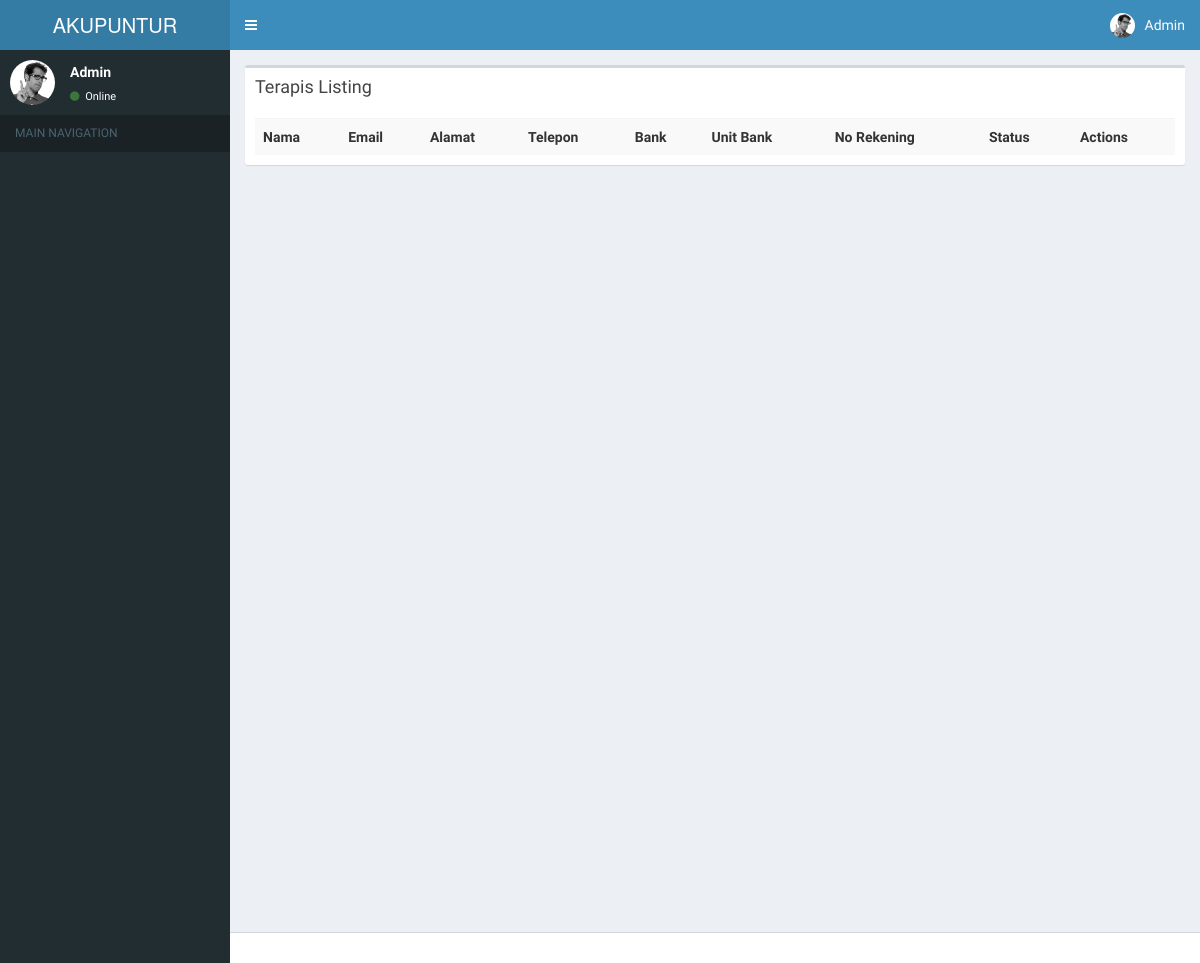
/index.php/terapi (signed in), run on an earlier commit of the app's database.
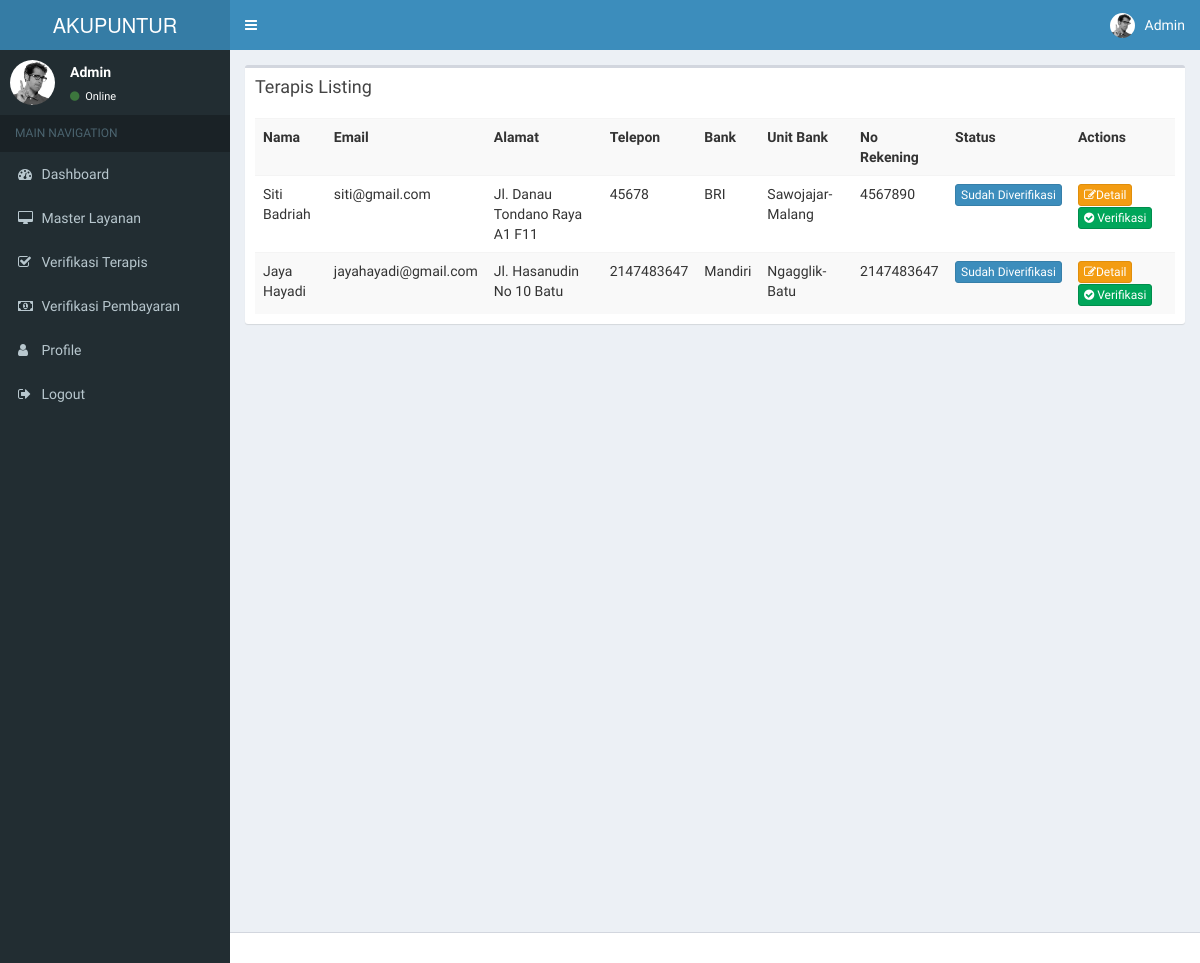
And on a later commit of the database.
### tables this page shows
CREATE TABLE `user` (
  `id_user` int(11) NOT NULL,
  `nama` varchar(50) NOT NULL,
  `email` varchar(50) NOT NULL,
  `password` varchar(50) NOT NULL,
  `hak_akses` varchar(20) NOT NULL
);

CREATE TABLE `terapis` (
  `id_terapis` int(11) NOT NULL,
  `id_user` int(11) NOT NULL,
  `alamat` varchar(50) NOT NULL,
  `telepon` int(11) NOT NULL,
  `bank` varchar(30) NOT NULL,
  `unit_bank` varchar(30) NOT NULL,
  `no_rekening` int(11) NOT NULL,
  `ktp` varchar(50) NOT NULL,
  `selfie_ktp` varchar(50) NOT NULL,
  `profile` varchar(50) NOT NULL,
  `status` tinyint(1) NOT NULL
);

### application/controllers/Terapi.php (called while the page is built, shortened)
<?php
class Terapi extends CI_Controller{
    function __construct()
    {
        $this->load->model('Terapi_model');
    }
    function index()
    {
        $data['nama']       = $_SESSION['nama'];
        $data['hak_akses']  = $_SESSION['hak_akses'];
        $data['id_user']    = $_SESSION['id_user'];
        $data['email']      = $_SESSION['email'];
        $data['terapis'] = $this->Terapi_model->get_all_terapis();
        $data['_view'] = 'terapi/index';
        $this->load->view('layouts/main',$data);
    }
}

### index.php (called while the page is built, shortened)
<?php
require_once BASEPATH.'core/CodeIgniter.php';

### application/models/Terapi_model.php (called while the page is built, shortened)
<?php
class Terapi_model extends CI_Model
{
    function get_all_terapis()
    {
        $this->db->order_by('id_terapis', 'desc');
        return $this->db->get('terapis')->result_array();
    }
}

### application/views/terapi/index.php (the view, shortened to what the changed rows need)
<div class="row">
    <div class="col-md-12">
        <div class="box">
            <div class="box-body">
                <table class="table table-striped">
                    <tr>
                    	<th>Nama</th>
						<th>Email</th>
						<th>Alamat</th>
						<th>Telepon</th>
						<th>Bank</th>
						<th>Unit Bank</th>
						<th>No Rekening</th>
						<th>Status</th>
						<th>Actions</th>
                    </tr>
                    <?php foreach($terapis as $t){
                    $status = $t['status'];
                    $id_userTerapis = $t['id_user'];
                    $sql ="SELECT * FROM user WHERE id_user=$id_userTerapis";
		            $query = $this->db->query($sql);
		            if ($query->num_rows() > 0) {
		            foreach ($query->result() as $row) {
		            $namaTerapis  = $row->nama;
		            $emailTerapis = $row->email;
                    ?>
                    <tr>
                    	<td><?php echo $namaTerapis ?></td>
						<td><?php echo $emailTerapis; ?></td>
						<td><?php echo $t['alamat']; ?></td>
						<td><?php echo $t['telepon']; ?></td>
						<td><?php echo $t['bank']; ?></td>
						<td><?php echo $t['unit_bank']; ?></td>
						<td><?php echo $t['no_rekening']; ?></td>
						<td>
							<?php
							if ($status==0) {
							echo "<button class='btn btn-danger btn-xs'>Belum Diverifikasi</button>";
							} else {
							echo "<button class='btn btn-primary btn-xs'>Sudah Diverifikasi</button>";
							}
							?>
						</td>
						<td>
                            <a href="<?php echo site_url('terapi/detail/'.$t['id_terapis']); ?>" class="btn btn-warning btn-xs"><span class="fa fa-edit"></span>Detail</a>
                            <a href="<?php echo site_url('terapi/verifikasi/'.$t['id_terapis']); ?>" class="btn btn-success btn-xs"><span class="fa  fa-check-circle"></span> Verifikasi</a>
                        </td>
                    </tr>
                    <?php }}} ?>
                </table>
            </div>
        </div>
    </div>
</div>

### application/views/layouts/main.php (shortened to what the changed rows need)
<!DOCTYPE html>
<html>
    <head>
        <link rel="stylesheet" href="<?php echo site_url('resources/css/bootstrap.min.css');?>">
        <link rel="stylesheet" href="<?php echo site_url('resources/css/font-awesome.min.css');?>">
        <link rel="stylesheet" href="https://cdnjs.cloudflare.com/ajax/libs/ionicons/2.0.1/css/ionicons.min.css">
        <link rel="stylesheet" href="<?php echo site_url('resources/css/bootstrap-datetimepicker.min.css');?>">
        <link rel="stylesheet" href="<?php echo site_url('resources/css/AdminLTE.min.css');?>">
        <link rel="stylesheet" href="<?php echo site_url('resources/css/_all-skins.min.css');?>">
    </head>
    <body class="hold-transition skin-blue sidebar-mini">
        <div class="wrapper">
            <aside class="main-sidebar">
                <section class="sidebar">
                    <ul class="sidebar-menu">
                        <?php
                        if ($hak_akses=="Admin") {
                        $sql ="SELECT * FROM admin WHERE id_user=$id_user";
                        $query = $this->db->query($sql);
                        if ($query->num_rows() > 0) {
                        foreach ($query->result() as $row) {
                        $id_admin = $row->id_admin;
                        ?>
                          <li>
                            <a href="<?php echo site_url();?>">
                                <i class="fa fa-dashboard"></i> <span>Dashboard</span>
                            </a>
                        </li>
                        <li>
                            <a href="#">
                                <i class="fa fa-desktop"></i> <span>Master Layanan</span>
                            </a>
                        </li>
                        <li>
                            <a href="#">
                                <i class="fa fa-check-square-o"></i> <span>Verifikasi Terapis</span>
                            </a>
                        </li>
                        <li>
                            <a href="#">
                                <i class="fa fa-money"></i> <span>Verifikasi Pembayaran</span>
                            </a>
                        </li>
                        <li>
                            <a href="<?php echo site_url('admin/edit/'.$id_admin);?>">
                                <i class="fa fa-user"></i> <span>Profile</span>
                            </a>
                        </li>
                        <li>
                            <a href="<?php echo site_url('dashboard/logout');?>">
                                <i class="fa fa-sign-out"></i> <span>Logout</span>
                            </a>
                        </li>
                        <?php }}} elseif ($hak_akses=="Customer") {
                        $sql ="SELECT * FROM customer WHERE id_user=$id_user";
                        $query = $this->db->query($sql);
                        if ($query->num_rows() > 0) {
                        foreach ($query->result() as $row) {
                        $id_customer = $row->id_customer;
                        ?>
                        <li>
                            <a href="<?php echo site_url();?>">
                                <i class="fa fa-dashboard"></i> <span>Dashboard</span>
                            </a>
                        </li>
                        <li>
                            <a href="#">
                                <i class="fa fa-shopping-cart"></i> <span>Booking Layanan</span>
                            </a>
                        </li>
                        <li>
                            <a href="<?php echo site_url('customer/edit/'.$id_customer);?>">
                                <i class="fa fa-user"></i> <span>Profile</span>
                            </a>
                        </li>
                        <li>
                            <a href="<?php echo site_url('dashboard/logout');?>">
                                <i class="fa fa-sign-out"></i> <span>Logout</span>
                            </a>
                        </li>
                        <?php
                        }}} elseif ($hak_akses=="Terapis") {
                        $sql ="SELECT * FROM terapis WHERE id_user=$id_user";
                        $query = $this->db->query($sql);
                        if ($query->num_rows() > 0) {
                        foreach ($query->result() as $row) {
                        $id_terapis = $row->id_terapis;
                        ?>
                        <li>
                            <a href="<?php echo site_url();?>">
                                <i class="fa fa-dashboard"></i> <span>Dashboard</span>
                            </a>
                        </li>
                        <li>
                            <a href="#">
                                <i class="fa fa-desktop"></i> <span>Layanan</span>
                            </a>
                            <ul class="treeview-menu">
                                <li class="active">
                                    <a href="#"><i class="fa fa-plus"></i>Tambah Layanan</a>
                                </li>
                                <li>
                                    <a href="#"><i class="fa fa-list-ul"></i>Daftar Layanan</a>
                                </li>
                            </ul>
                        </li>
                        <li>
                            <a href="#">
                                <i class="fa fa-calendar"></i> <span>Jadwal Terapis</span>
                            </a>
                        </li>
                        <li>
                            <a href="<?php echo site_url('terapi/edit/'.$id_terapis);?>">
                                <i class="fa fa-user"></i> <span>Profile</span>
                            </a>
                        </li>
                        <li>
                            <a href="<?php echo site_url('dashboard/logout');?>">
                                <i class="fa fa-sign-out"></i> <span>Logout</span>
                            </a>
                        </li>
                        <?php }}} ?>
                    </ul>
                </section>
            </aside>
            <div class="content-wrapper">
                <section class="content">
                    <?php
                    if(isset($_view) && $_view)
                        $this->load->view($_view);
                    ?>
                </section>
            </div>
        </div>
    </body>
</html>

What changed in the data, as far as the page shows it:
added terapis: alamat "Jl. Danau Tondano Raya A1 F11", telepon "45678", bank "BRI", unit_bank "Sawojajar-Malang", no_rekening "4567890"
added user: nama "Siti Badriah", email "siti@gmail.com"
added terapis: alamat "Jl. Hasanudin No 10 Batu", telepon "2147483647", bank "Mandiri", unit_bank "Ngagglik-Batu", no_rekening "2147483647"
added user: nama "Jaya Hayadi", email "jayahayadi@gmail.com"
